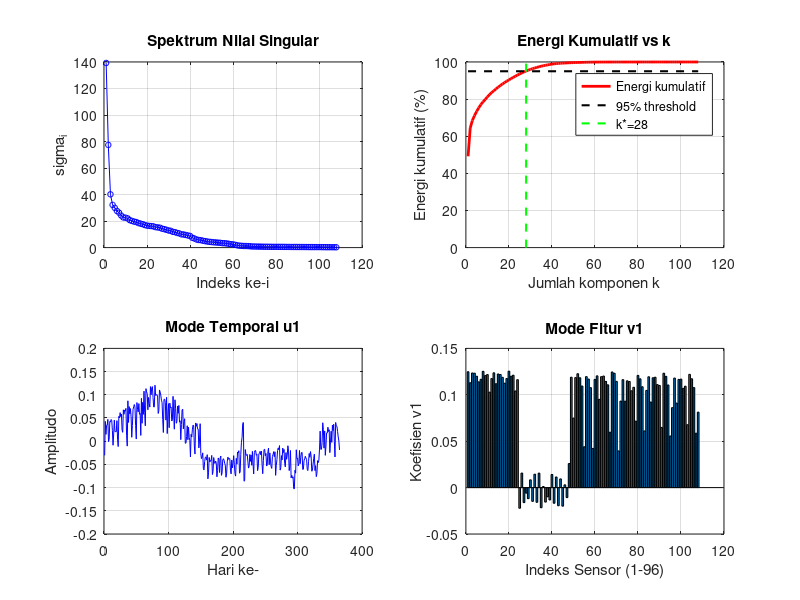
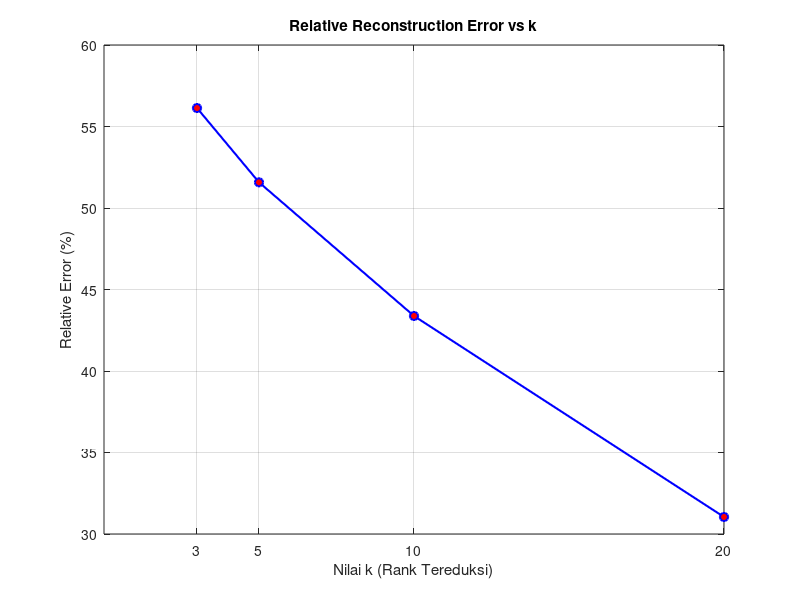
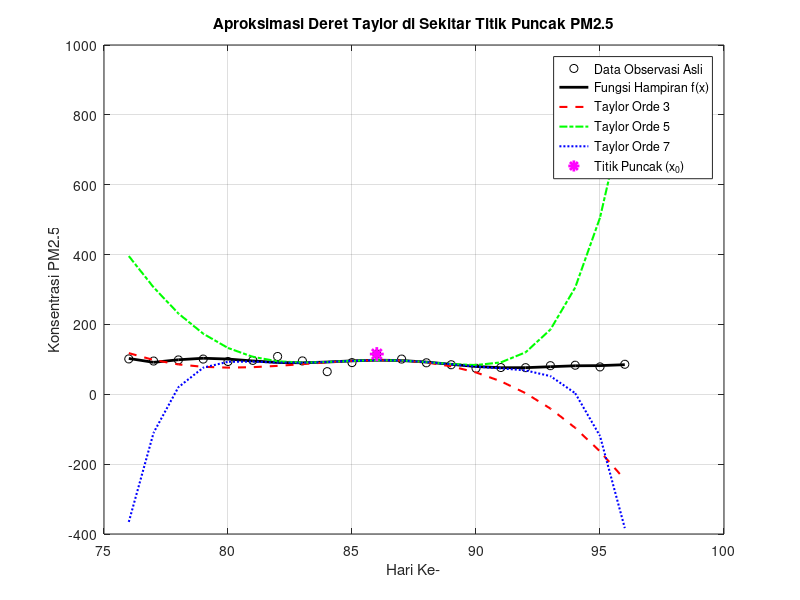
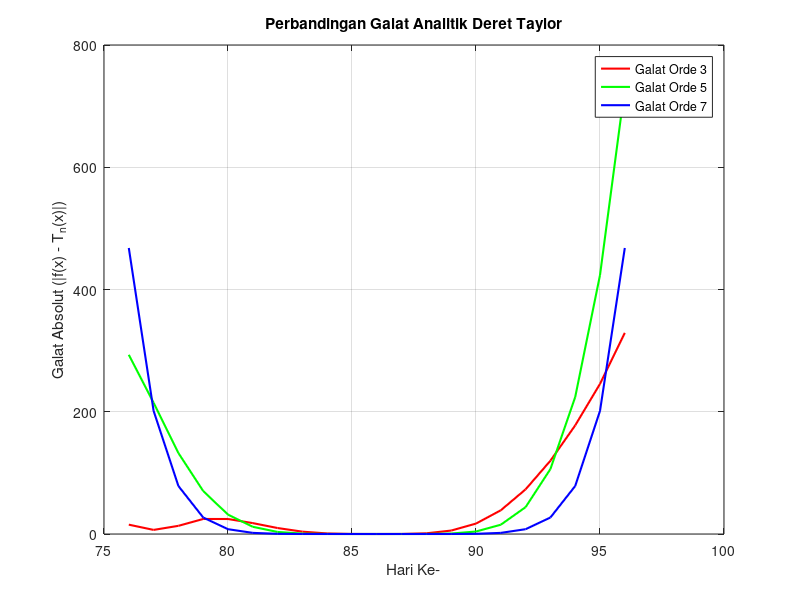

Here is the MATLAB script that generated these plots, in order: (Note: this script raises an error after producing the figures.)
clear; clc;

% Membaca dataset dari file CSV
data = dlmread('DataSet_KualitasUdara_K1.csv', ',', 1, 0);
% Mengekstrak  data (kolom 2 sampai 97)
A = data(:, 2:end);

%% BAGIAN 1
% Menampilkan ukuran matriks diawal untuk memverifikasi 
fprintf('BAGIAN 1: Matriks A dan Normalisasi Z-Score\n');
fprintf('Ukuran matriks A: %d baris x %d kolom\n', size(A, 1), size(A, 2));
[m, n] = size(A); % m = 365 (baris), n = 96 (kolom)

mean_j = (ones(1,m) * A) / m; % menghitung mean dari setiap kolom menggunakan operasi
                              % matriks dengan menjumlahkan semua baris tiap kolom, lalu dibagi m
simpangan = A - ones(m,1) * mean_j; % Menghtung simpangan agar rata-rata tiap kolom = 0
varians = (ones(1,m) * (simpangan .^ 2)) / m; % Menghitung varians setiap kolom
stddv = sqrt(varians); % Menghitung standar deviasi
% Mulai menghitung z_Score
Z = simpangan ./ (ones(m,1) * stddv);
fprintf('Ukuran matriks Z (setelah normalisasi): %d baris x %d kolom\n', size(Z,1), size(Z,2));
% verifikasi hasil normalisasi
mean_Z    = (ones(1,m) * Z) / m;
varians_Z   = (ones(1,m) * ((Z - ones(m,1)*mean_Z) .^ 2)) / m;
stddv_Z = sqrt(varians_Z);

fprintf('Verifikasi Normalisasi Z-Score:\n');
fprintf('Max nilai absolut mean Z : %.2e\n', max(abs(mean_Z)));
fprintf('Max selisih std Z dari 1 : %.2e\n', max(abs(stddv_Z - 1)));
fprintf('Min nilai Z : %.4f\n', min(Z(:)));
fprintf('Max nilai Z : %.4f\n', max(Z(:)));

%% Bagian 2 
% Melakukan SVD penuh pada matriks Z = U * S * V'
fprintf('BAGIAN 2: SVD Penuh dan Analisis Spektrum\n');

% Menghasilkan U(365x96), S(96x96), V(96x96)
[U, S, V] = svd(Z, 'econ');

% Menampilkan ukuran ketiga matriks hasil SVD untuk verifikasi
fprintf('Ukuran U  : %d x %d\n', size(U,1), size(U,2)); % vektor singular kiri
fprintf('Ukuran S  : %d x %d\n', size(S,1), size(S,2)); % nilai singular
fprintf('Ukuran V  : %d x %d\n', size(V,1), size(V,2)); % vektor singular kanan

% Verifikasi rekonstruksi Z = U * S * V'
Z_rekon = U * S * V';
err_rekon = norm(Z - Z_rekon, 'fro');
fprintf('Verifikasi rekonstruksi Z = U*S*V :\n');
fprintf('norm(Z - U*S*V) = %.2e\n', err_rekon);

% Verifikasi sifat ortogonal U dan V
err_U = max(max(abs(U'*U - eye(size(U,2)))));
err_V = max(max(abs(V'*V - eye(size(V,2)))));
fprintf('Cek U x U = I : max error = %.2e\n', err_U);
fprintf('Cek V x V = I : max error = %.2e\n', err_V);

% Mengambil nilai singular dari diagonal matriks S
sv = diag(S);

% Menghitung energi tiap komponen
energi = sv .^ 2;
total_energi = (ones(1, length(sv)) * energi);
energi_prop = energi / total_energi; % proporsi energi tiap komponen
energi_kum = cumsum(energi_prop); % energi kumulatif

% Menampilkan 10 nilai singular terbesar
fprintf('10 Nilai Singular Terbesar:\n');
fprintf('  i  |  sigma_i  |  Energi(%%)  |  Kumulatif(%%)\n');
fprintf('-----|-----------|------------|-------------\n');
for i = 1:10
    fprintf('  %2d | %9.4f | %10.4f | %11.4f\n', ...
        i, sv(i), energi_prop(i)*100, energi_kum(i)*100);
end

% Dekomposisi rank-1: Z = sigma1*u1*v1' + sigma2*u2*v2' + ...
fprintf('Dekomposisi Rank-1 (20 komponen pertama):\n');
fprintf('  i  |  sigma_i  |  Error sisa\n');
fprintf('-----|-----------|------------\n');

Z_approx = zeros(m, n); % matriks akumulasi komponen rank-1
for i = 1:20
    % Menambahkan komponen rank-1 ke-i
    komponen_i = S(i,i) * U(:,i) * V(:,i)';
    Z_approx = Z_approx + komponen_i;
    sisa = norm(Z - Z_approx, 'fro'); % error sisa setelah i komponen
    fprintf('  %2d | %9.4f | %11.4f\n', i, sv(i), sisa);
end

% Menentukan rank efektif k* berdasarkan energi kumulatif >= 95%
% k* = jumlah komponen minimum yang merangkum 95% variansi data
fprintf('Rank efektif untuk berbagai threshold energi:\n');
for thr = [0.90, 0.95, 0.99]
    k_thr = find(energi_kum >= thr, 1, 'first');
    fprintf('k untuk %.0f%% energi: %d (dari %d total)\n', thr*100, k_thr, n);
end

% Menetapkan rank efektif utama = 95%
k_efektif = find(energi_kum >= 0.95, 1, 'first');
fprintf('Rank efektif k* = %d\n', k_efektif);
fprintf('Energi kumulatif pada k=%d : %.4f%%\n', k_efektif, energi_kum(k_efektif)*100);

% Rekonstruksi rank-k untuk beberapa nilai k
k_list = unique([3, 5, 10, 20, k_efektif]);
fprintf('Rekonstruksi Rank-k:\n');
fprintf('  k  |  Energi Kum(%%)  |  Rel. Error(%%)\n');
fprintf('-----|----------------|---------------\n');
for idx = 1:length(k_list)
    k = k_list(idx);
    % Merekonstruksi Z dengan k komponen pertama
    Z_k = U(:,1:k) * S(1:k,1:k) * V(:,1:k)';
    % Menghitung relative error hasil rekonstruksi
    rel_err = norm(Z - Z_k, 'fro') / norm(Z, 'fro');
    fprintf('  %2d  | %14.4f | %13.4f\n', k, energi_kum(k)*100, rel_err*100);
end

% Menampilkan interpretasi nilai singular
fprintf('Interpretasi Nilai Singular:\n');
fprintf('sigma_1 = %.4f (%.2f%%) -> pola polusi dominan\n', sv(1), energi_prop(1)*100);
fprintf('sigma_2 = %.4f (%.2f%%) -> pola sekunder\n', sv(2), energi_prop(2)*100);
fprintf('sigma_%d = %.4f (%.2f%%) -> mulai merepresentasikan noise\n', ...
    k_efektif+1, sv(k_efektif+1), energi_prop(k_efektif+1)*100);

% Visualisasi spektrum nilai singular dan energi kumulatif
figure;

% Plot spektrum nilai singular
subplot(2, 2, 1);
plot(1:n, sv, 'b-o', 'MarkerSize', 4);
xlabel('Indeks ke-i');
ylabel('sigma_i');
title('Spektrum Nilai Singular');
grid on;

% Plot energi kumulatif dengan garis threshold 95%
subplot(2, 2, 2);
plot(1:n, energi_kum*100, 'r-', 'LineWidth', 2);
hold on;
plot([1 n], [95 95], 'k--', 'LineWidth', 1.5);
plot([k_efektif k_efektif], [0 100], 'g--', 'LineWidth', 1.5);
xlabel('Jumlah komponen k');
ylabel('Energi kumulatif (%)');
title('Energi Kumulatif vs k');
legend('Energi kumulatif', '95% threshold', sprintf('k*=%d', k_efektif));
grid on;

% Plot mode temporal u1 (pola polusi dominan sepanjang 365 hari)
subplot(2, 2, 3);
plot(1:365, U(:,1), 'b-');
xlabel('Hari ke-');
ylabel('Amplitudo');
title('Mode Temporal u1');
grid on;

% Plot mode fitur v1 
subplot(2, 2, 4);
bar(1:n, V(:,1));
xlabel('Indeks Sensor (1-96)');
ylabel('Koefisien v1');
title('Mode Fitur v1');
grid on;

%% Bagian 3 
% Rekonstruksi Matriks dengan Rank Tereduksi
fprintf('\nBAGIAN 3: Rekonstruksi Matriks (k = 3, 5, 10, 20)\n');

% Daftar nilai k yang akan dievaluasi
k_values = [3, 5, 10, 20];
errors = zeros(length(k_values), 1);

% Rumus: Akar dari jumlah kuadrat seluruh elemen matriks
kuadrat_Z = Z .^ 2;
jumlah_kuadrat_Z = sum(sum(kuadrat_Z)); % menjumlahkan semua elemen baris dan kolom
norm_Z_manual = sqrt(jumlah_kuadrat_Z);

for i = 1:length(k_values)
    k_val = k_values(i);

    % Mengambil k kolom/baris pertama dari U, S, dan V
    Uk = U(:, 1:k_val);
    Sk = S(1:k_val, 1:k_val);
    Vk = V(:, 1:k_val);

    % Rekonstruksi matriks tereduksi (Z_k)
    Zk = Uk * Sk * Vk';
    
    % 2. Menghitung relative reconstruction error 
    % Menghitung matriks selisih (Z - Zk)
    matriks_selisih = Z - Zk;

    % Menghitung Frobenius norm dari matriks selisih
    kuadrat_selisih = matriks_selisih .^ 2;
    jumlah_kuadrat_selisih = sum(sum(kuadrat_selisih));
    norm_selisih_manual = sqrt(jumlah_kuadrat_selisih);

    % Menghitung error relatif: ||Z - Z_k||_F / ||Z||_F
    rel_error = norm_selisih_manual / norm_Z_manual;
    errors(i) = rel_error;

    fprintf('Relative reconstruction error untuk k = %2d: %.4f (%.2f%%)\n', k_val, rel_error, rel_error * 100);
end

% Visualisasi Error Rekonstruksi 
figure('Name', 'Reconstruction Error', 'NumberTitle', 'off');
plot(k_values, errors * 100, 'b-o', 'LineWidth', 1.5, 'MarkerSize', 6, 'MarkerFaceColor', 'r');
title('Relative Reconstruction Error vs k');
xlabel('Nilai k (Rank Tereduksi)');
ylabel('Relative Error (%)');
xticks(k_values);
grid on;

%% Bagian 4
% Mengambil data waktu dan polutan di satu titik (titik ke-1 misal)
x_data = data(:, 1);       % Hari ke-
y_data = data(:, 2);       % PM2.5 di titik 1

% Mencari titik puncak polusi (maksimum)
[max_val, max_idx] = max(y_data);
x0 = x_data(max_idx);      % Hari saat puncak terjadi

fprintf('Titik puncak polusi terjadi pada hari ke-%d dengan PM2.5 = %.2f\n', x0, max_val);

% Membuat window (jendela data) di sekitar titik puncak
% Mengambil contoh 10 hari sebelum dan 10 hari sesudah puncak
win_size = 10;
idx_start = max(1, max_idx - win_size);
idx_end = min(length(x_data), max_idx + win_size);

x_win = x_data(idx_start:idx_end);
y_win = y_data(idx_start:idx_end);

% Membuat Fungsi Kontinu f(x) menggunakan Polinomial
% Kita fit dengan polinomial orde 8 agar kurvanya mulus dan bisa diturunkan sampai orde 7
p = polyfit(x_win, y_win, 8); 

% Menghitung Turunan Analitik dari Polinomial p(x)
p1 = polyder(p);   % Turunan ke-1
p2 = polyder(p1);  % Turunan ke-2
p3 = polyder(p2);  % Turunan ke-3
p4 = polyder(p3);  % Turunan ke-4
p5 = polyder(p4);  % Turunan ke-5
p6 = polyder(p5);  % Turunan ke-6
p7 = polyder(p6);  % Turunan ke-7

% Mengevaluasi nilai turunan tepat di titik puncak (x0)
d0 = polyval(p, x0);
d1 = polyval(p1, x0);
d2 = polyval(p2, x0);
d3 = polyval(p3, x0);
d4 = polyval(p4, x0);
d5 = polyval(p5, x0);
d6 = polyval(p6, x0);
d7 = polyval(p7, x0);

% Membangun Deret Taylor Orde 3, 5, dan 7
dx = x_win - x0; % (x - x0)

% Taylor Orde 3
T3 = d0 + d1.*dx + (d2/factorial(2)).*dx.^2 + (d3/factorial(3)).*dx.^3;

% Taylor Orde 5 (Melanjutkan dari Taylor 3)
T5 = T3 + (d4/factorial(4)).*dx.^4 + (d5/factorial(5)).*dx.^5;

% Taylor Orde 7 (Melanjutkan dari Taylor 5)
T7 = T5 + (d6/factorial(6)).*dx.^6 + (d7/factorial(7)).*dx.^7;

% 8. Menghitung Galat Aproksimasi Analitik (Absolute Error)
% Galat dihitung terhadap fungsi kontinu f(x) yang kita buat
f_true = polyval(p, x_win);
err3 = abs(f_true - T3);
err5 = abs(f_true - T5);
err7 = abs(f_true - T7);

% Visualisasi nihh

% Grafik pertamaa: Perbandingan Fungsi dan Deret Taylor
figure;
plot(x_win, y_win, 'ko', 'DisplayName', 'Data Observasi Asli'); hold on;
plot(x_win, f_true, 'k-', 'LineWidth', 2, 'DisplayName', 'Fungsi Hampiran f(x)');
plot(x_win, T3, 'r--', 'LineWidth', 1.5, 'DisplayName', 'Taylor Orde 3');
plot(x_win, T5, 'g-.', 'LineWidth', 1.5, 'DisplayName', 'Taylor Orde 5');
plot(x_win, T7, 'b:', 'LineWidth', 1.5, 'DisplayName', 'Taylor Orde 7');

% Menandai titik puncaknyaa
plot(x0, max_val, 'm*', 'MarkerSize', 10, 'LineWidth', 2, 'DisplayName', 'Titik Puncak (x_0)');

legend('Location', 'best');
title('Aproksimasi Deret Taylor di Sekitar Titik Puncak PM2.5');
xlabel('Hari Ke-'); 
ylabel('Konsentrasi PM2.5');
grid on;

% Grafik keduaaa: Perbandingan Galat
figure;
plot(x_win, err3, 'r-', 'LineWidth', 1.5, 'DisplayName', 'Galat Orde 3'); hold on;
plot(x_win, err5, 'g-', 'LineWidth', 1.5, 'DisplayName', 'Galat Orde 5');
plot(x_win, err7, 'b-', 'LineWidth', 1.5, 'DisplayName', 'Galat Orde 7');

legend('Location', 'best');
title('Perbandingan Galat Analitik Deret Taylor');
xlabel('Hari Ke-'); 
ylabel('Galat Absolut (|f(x) - T_n(x)|)');
grid on;

%% Bagian 5
fprintf('BAGIAN 5: Perhitungan Paparan Polutan Menggunakan Integral\n');
%Turunan parsial fungsi konsentrasi polutan
PM25 = A(:, 1); % PM2.5 titik pemantauan 1
n_hari = length(PM25); % 365
%Suhu dalam Celsius: 25-35 derajat
T = 28 + 5 * sin(2*pi*(1:n_hari)/365)';
%Kelembaban dalam persen: 60-90%
H = 75 + 15 * cos(2*pi*(1:n_hari)/365)';
%Kecepatan Angin dalam m/s: 1-5 m/s
W = 3 + 2 * sin(2*pi*(1:n_hari)/180)';

%Rumus: C(T, H, W) = a0 + a1*T + a2*H + a3*W + a4*T*H + a5*H*W
fprintf('\nMenghitung koefisien regresi...\n');

%Susun matriks fitur X
X = [ones(n_hari,1), T, H, W, T.*H, H.*W];

%Hitung koefisien dengan metode Least Squares: a = (X'X)^-1 * X' * C
a = (X' * X) \ (X' * PM25);

fprintf('Koefisien model berhasil dihitung.\n');
fprintf('  a0 (konstanta) = %.4f\n', a(1));
fprintf('  a1 (suhu T)    = %.4f\n', a(2));
fprintf('  a2 (kelembaban H) = %.4f\n', a(3));
fprintf('  a3 (angin W)   = %.4f\n', a(4));
fprintf('  a4 (T*H)       = %.4f\n', a(5));
fprintf('  a5 (H*W)       = %.4f\n', a(6));

fprintf('\n Turunan parsial analitik \n'); 

%Hitung nilai rata-rata T, H, W
T_mean = mean(T);
H_mean = mean(H);
W_mean = mean(W);

dC_dT = a(2) + a(5) * H_mean;
dC_dH = a(3) + a(5) * T_mean + a(6) * W_mean;
dC_dW = a(4) + a(6) * H_mean;

fprintf('Dihitung pada titik rata-rata: T=%.2f, H=%.2f, W=%.2f\n', T_mean, H_mean, W_mean);
fprintf('\ndC/dT (terhadap suhu)        = %.4f ug/m3 per degC\n', dC_dT);
fprintf('dC/dH (terhadap kelembaban)  = %.4f ug/m3 per persen\n', dC_dH);
fprintf('dC/dW (terhadap angin)       = %.4f ug/m3 per m/s\n', dC_dW);

%Rumus beda hingga: df/dx ≈ [f(x+h) - f(x-h)] / (2h)

fprintf('\n Verifikasi turunan numerik\n');

h = 0.01; % langkah kecil

% Fungsi anonim model C
C_model = @(t, hh, w) a(1) + a(2)*t + a(3)*hh + a(4)*w + a(5)*t.*hh + a(6)*hh.*w;

%Turunan numerik di titik rata-rata
dC_dT_num = (C_model(T_mean+h, H_mean, W_mean) - C_model(T_mean-h, H_mean, W_mean)) / (2*h);
dC_dH_num = (C_model(T_mean, H_mean+h, W_mean) - C_model(T_mean, H_mean-h, W_mean)) / (2*h);
dC_dW_num = (C_model(T_mean, H_mean, W_mean+h) - C_model(T_mean, H_mean, W_mean-h)) / (2*h);

fprintf('dC/dT numerik = %.4f  (analitik = %.4f)\n', dC_dT_num, dC_dT);
fprintf('dC/dH numerik = %.4f  (analitik = %.4f)\n', dC_dH_num, dC_dH);
fprintf('dC/dW numerik = %.4f  (analitik = %.4f)\n', dC_dW_num, dC_dW);

%Hitung turunan parsial harian untuk semua data
dC_dT_harian = a(2) + a(5) .* H;
dC_dH_harian = a(3) + a(5) .* T + a(6) .* W;
dC_dW_harian = a(4) + a(6) .* H;

%visualisasi 
figure('Name', 'Bagian 5 - Turunan Parsial', 'Position', [100, 100, 1200, 800]);

%Plot 1: Data PM2.5 asli
subplot(2, 3, 1);
plot(1:n_hari, PM25, 'b-', 'LineWidth', 1.2);
xlabel('Hari ke-'); ylabel('PM2.5 (ug/m3)');
title('Data PM2.5 Asli (Titik 1)');
grid on;

%Plot 2: dC/dT harian
subplot(2, 3, 2);
plot(1:n_hari, dC_dT_harian, 'r-', 'LineWidth', 1.2);
xlabel('Hari ke-'); ylabel('dC/dT');
title('Turunan Parsial terhadap Suhu (T)');
grid on;
yline(0, 'k--', 'nol');

%Plot 3: dC/dH harian
subplot(2, 3, 3);
plot(1:n_hari, dC_dH_harian, 'g-', 'LineWidth', 1.2);
xlabel('Hari ke-'); ylabel('dC/dH');
title('Turunan Parsial terhadap Kelembaban (H)');
grid on;
yline(0, 'k--', 'nol');

%Plot 4: dC/dW harian
subplot(2, 3, 4);
plot(1:n_hari, dC_dW_harian, 'm-', 'LineWidth', 1.2);
xlabel('Hari ke-'); ylabel('dC/dW');
title('Turunan Parsial terhadap Kecepatan Angin (W)');
grid on;
yline(0, 'k--', 'nol');

%Plot 5: Membandingkan turunan
subplot(2, 3, 5);
bar([dC_dT, dC_dH, dC_dW]);
set(gca, 'XTickLabel', {'dC/dT', 'dC/dH', 'dC/dW'});
ylabel('Nilai Turunan di Titik Rata-rata');
title('Perbandingan Turunan Parsial');
grid on;

%Plot 6: PM2.5 vs Suhu untuk scatter plyt
subplot(2, 3, 6);
scatter(T, PM25, 10, 'b', 'filled', 'MarkerFaceAlpha', 0.3);
xlabel('Suhu (degC)'); ylabel('PM2.5 (ug/m3)');
title('Hubungan PM2.5 vs Suhu');
grid on;

sgtitle('Bagian 5: Analisis Turunan Parsial Konsentrasi Polutan PM2.5');

fprintf('\n=== INTERPRETASI FISIK ===\n');

if dC_dT < 0
    fprintf('dC/dT < 0 : Ketika suhu naik 1 degC, konsentrasi PM2.5 TURUN %.4f ug/m3\n', abs(dC_dT));
    fprintf('  -> Suhu tinggi menyebabkan konveksi udara, polutan terbawa ke atas (menyebar)\n');
else
    fprintf('dC/dT > 0 : Ketika suhu naik 1 degC, konsentrasi PM2.5 NAIK %.4f ug/m3\n', dC_dT);
    fprintf('  -> Suhu tinggi meningkatkan reaksi kimia pembentukan polutan sekunder\n');
end

if dC_dH > 0
    fprintf('\ndC/dH > 0 : Ketika kelembaban naik 1%%, konsentrasi PM2.5 NAIK %.4f ug/m3\n', dC_dH);
    fprintf('  -> Kelembaban tinggi menyebabkan partikel PM2.5 menggumpal (hygroscopic growth)\n');
else
    fprintf('\ndC/dH < 0 : Ketika kelembaban naik 1%%, konsentrasi PM2.5 TURUN %.4f ug/m3\n', abs(dC_dH));
    fprintf('  -> Kelembaban tinggi menyebabkan partikel mengendap (wet deposition)\n');
end

if dC_dW < 0
    fprintf('\ndC/dW < 0 : Ketika angin naik 1 m/s, konsentrasi PM2.5 TURUN %.4f ug/m3\n', abs(dC_dW));
    fprintf('  -> Angin kencang mengencerkan dan menyebarkan polutan ke area lebih luas\n');
else
    fprintf('\ndC/dW > 0 : Ketika angin naik 1 m/s, konsentrasi PM2.5 NAIK %.4f ug/m3\n', dC_dW);
    fprintf('  -> Angin membawa polutan dari daerah lain ke titik pemantauan\n');
end

%% Bagian 6
% Analisis Paparan Polutan Menggunakan Integral
data_asli = A;
profil_harian = mean(data_asli, 1); % Menghitung nilai mean tiap kolom sensor sepanjang tahun

% Membentuk domain kontinu waktu (t) dari jam 0 hingga jam 24.
t_data = linspace(0, 24, length(profil_harian));

% Menentukan batas-batas integrasi batas bawah (a) dan batas atas (b)
t_pagi_mulai = 6; t_pagi_selesai = 14; % Jendela waktu Pagi - Siang (8 jam)
t_malam_mulai = 14; t_malam_selesai = 22; % Jendela waktu Siang - Malam (8 jam)

% Digunakan polinomial derajat 7 (orde 7) untuk memodelkan fluktuasi polutan udara secara smooth
orde_poly = 7;
p_integral = polyfit(t_data, profil_harian, orde_poly);

% Proses Integrasi Simbolik 
p_integrasi = [p_integral ./ (orde_poly+1:-1:1), 0];

% Menghitung akumulasi eksak untuk Periode 1 (Pagi - Siang: 06.00 s.d 14.00)
analitik_pagi = polyval(p_integrasi, t_pagi_selesai) - polyval(p_integrasi, t_pagi_mulai);

% Menghitung akumulasi eksak untuk Periode 2 (Siang - Malam: 14.00 s.d 22.00)
analitik_malam = polyval(p_integrasi, t_malam_selesai) - polyval(p_integrasi, t_malam_mulai);

% Menggunakan pemetaan kondisi logis untuk mencari indeks baris di dalam matriks
idx_6 = find(t_data >= t_pagi_mulai, 1, 'first');
idx_14 = find(t_data >= t_pagi_selesai, 1, 'first');
idx_22 = find(t_data >= t_malam_selesai, 1, 'first');

% A. Perhitungan Aturan Trapesium untuk Jendela Pagi-Siang
t_pagi = t_data(idx_6:idx_14);       % Mengiris partisi waktu internal pagi
y_pagi = profil_harian(idx_6:idx_14);% Mengiris nilai polutan koordinat Y
N_pagi = length(t_pagi) - 1;         % Jumlah sub-interval partisi trapesium
h_pagi = (t_pagi(end) - t_pagi(1)) / N_pagi; % Menghitung lebar langkah (step size h)
% Implementasi Aturan Trapesium Komposisi: I = (h/2) * [y0 + 2*sum(y_i) + yN]
numerik_pagi = (h_pagi / 2) * (y_pagi(1) + 2*sum(y_pagi(2:end-1)) + y_pagi(end));

% B. Perhitungan Aturan Trapesium untuk Jendela Siang-Malam
t_malam = t_data(idx_14:idx_22);       % Mengiris partisi waktu internal malam
y_malam = profil_harian(idx_14:idx_22);% Mengiris nilai polutan koordinat Y
N_malam = length(t_malam) - 1;         % Jumlah sub-interval partisi trapesium
h_malam = (t_malam(end) - t_malam(1)) / N_malam; % Menghitung lebar langkah (step size h)
% Implementasi Aturan Trapesium Komposisi
numerik_malam = (h_malam / 2) * (y_malam(1) + 2*sum(y_malam(2:end-1)) + y_malam(end));

% Menghitung Galat Absolut: Nilai Mutlak dari |Solusi Analitik - Solusi Numerik|
err_abs_pagi = abs(analitik_pagi - numerik_pagi);
% Menghitung Galat Relatif dalam bentuk presentase terhadap Solusi Analitik Eksak
err_rel_pagi = (err_abs_pagi / analitik_pagi) * 100;
% Mengulangi perhitungan galat absolut dan relatif untuk sesi Siang-Malam
err_abs_malam = abs(analitik_malam - numerik_malam);
err_rel_malam = (err_abs_malam / analitik_malam) * 100;

% Proses pencetakan data numerik akhir secara terstruktur 
fprintf('\nHASIL INTEGRAL PAPARAN POLUTAN:\n');
fprintf('----------------------------------------------------------------\n');
fprintf('Periode Pagi-Siang (06.00 - 14.00):\n');
fprintf('   - Solusi Analitik (Poly-7)  : %.4f\n', analitik_pagi);
fprintf('   - Solusi Numerik (Trapezoid): %.4f\n', numerik_pagi);
fprintf('   - Galat Absolut             : %.4e\n', err_abs_pagi);
fprintf('   - Galat Relatif             : %.4f%%\n', err_rel_pagi);
fprintf('-----------------------------------------------------------------\n');
fprintf('Periode Siang-Malam (14.00 - 22.00):\n');
fprintf('   - Solusi Analitik (Poly-7)  : %.4f\n', analitik_malam);
fprintf('   - Solusi Numerik (Trapezoid): %.4f\n', numerik_malam);
fprintf('   - Galat Absolut             : %.4e\n', err_abs_malam);
fprintf('   - Galat Relatif             : %.4f%%\n', err_rel_malam);
fprintf('-----------------------------------------------------------------\n');

% visualisasi grafik
figure('Name', 'Analisis Integral Paparan Polutan', 'NumberTitle', 'off');

% Menggambar kurva kontinu beresolusi tinggi (500 titik) menggunakan koefisien polinomial
t_mulus = linspace(0, 24, 500);
y_mulus = polyval(p_integral, t_mulus);

% Plotting data asli diskret beserta kurva matematikanya
plot(t_data, profil_harian, 'k.', 'MarkerSize', 8, 'DisplayName', 'Data Rata-rata Polutan'); hold on;
plot(t_mulus, y_mulus, 'k-', 'LineWidth', 1.5, 'DisplayName', 'Kurva Pendekatan f(t)');

% Representasi Geometris Integral Sesi Pagi-Siang: Mewarnai area di bawah kurva dengan warna Hijau (g)
t_fill_pagi = linspace(t_pagi_mulai, t_pagi_selesai, 100);
y_fill_pagi = polyval(p_integral, t_fill_pagi);
fill([t_fill_pagi, fliplr(t_fill_pagi)], [y_fill_pagi, zeros(1,100)], 'g', ...
    'FaceAlpha', 0.3, 'DisplayName', sprintf('Pagi-Siang (Num: %.2f)', numerik_pagi));

% Representasi Geometris Integral Sesi Siang-Malam: Mewarnai area di bawah kurva dengan warna Merah (r)
t_fill_malam = linspace(t_malam_mulai, t_malam_selesai, 100);
y_fill_malam = polyval(p_integral, t_fill_malam);
fill([t_fill_malam, fliplr(t_fill_malam)], [y_fill_malam, zeros(1,100)], 'r', ...
    'FaceAlpha', 0.3, 'DisplayName', sprintf('Siang-Malam (Num: %.2f)', numerik_malam));

% Konfigurasi pelabelan aksis dan plot grafik ilmiah
title('Perbandingan Total Paparan Polutan berdasarkan Interval Waktu');
xlabel('Jam (Waktu) dalam 24 Jam');
ylabel('Konsentrasi Polutan');
xlim([0 24]);
xticks(0:2:24); % Membuat penanda waktu berjarak kelipatan 2 jam
grid on;
legend('Location', 'best');

%% Bagian 7
% Analisis Akhir Hasil Pemodelan Kualitas Udara

fprintf('\nBAGIAN 7: Analisis Akhir dan Kesimpulan\n');

% Mengumpulkan beberapa indikator utama dari hasil sebelumnya
energi_95 = energi_kum(k_efektif) * 100;

mean_err_taylor3 = mean(err3);
mean_err_taylor5 = mean(err5);
mean_err_taylor7 = mean(err7);

fprintf('\nRINGKASAN HASIL:\n');
fprintf('------------------------------------------------------\n');
fprintf('Rank efektif SVD (95%% energi)      : %d\n', k_efektif);
fprintf('Energi kumulatif                   : %.2f%%\n', energi_95);
fprintf('------------------------------------------------------\n');
fprintf('Galat rata-rata Taylor orde 3      : %.6f\n', mean_err_taylor3);
fprintf('Galat rata-rata Taylor orde 5      : %.6f\n', mean_err_taylor5);
fprintf('Galat rata-rata Taylor orde 7      : %.6f\n', mean_err_taylor7);
fprintf('------------------------------------------------------\n');
fprintf('Paparan pagi-siang                 : %.4f\n', numerik_pagi);
fprintf('Paparan siang-malam                : %.4f\n', numerik_malam);
fprintf('------------------------------------------------------\n');

% Membandingkan galat Taylor
figure('Name','Bagian 7 - Ringkasan Analisis','NumberTitle','off');

subplot(2,2,1);
bar([mean_err_taylor3 mean_err_taylor5 mean_err_taylor7]);
set(gca,'XTickLabel',{'Orde 3','Orde 5','Orde 7'});
ylabel('Galat Rata-rata');
title('Perbandingan Galat Taylor');
grid on;

% Membandingkan error rekonstruksi SVD
subplot(2,2,2);
plot(k_values, errors*100,'o-','LineWidth',1.5);
xlabel('Nilai k');
ylabel('Relative Error (%)');
title('Error Rekonstruksi SVD');
grid on;

% Perbandingan paparan polutan
subplot(2,2,3);
bar([numerik_pagi numerik_malam]);
set(gca,'XTickLabel',{'06-14','14-22'});
ylabel('Total Paparan');
title('Perbandingan Paparan Polutan');
grid on;

% Energi kumulatif SVD
subplot(2,2,4);
plot(energi_kum*100,'LineWidth',1.5);
hold on;
plot([1 length(energi_kum)],[95 95],'r--');
xlabel('Komponen');
ylabel('Energi Kumulatif (%)');
title('Energi Kumulatif SVD');
grid on;

fprintf('\nKESIMPULAN SEMENTARA:\n');

if mean_err_taylor7 < mean_err_taylor5 && mean_err_taylor5 < mean_err_taylor3
    fprintf('- Orde Taylor yang lebih tinggi menghasilkan galat yang lebih kecil.\n');
end

fprintf('- Semakin besar nilai k, error rekonstruksi SVD semakin kecil.\n');
fprintf('- Sebagian besar informasi data telah direpresentasikan oleh %d komponen utama.\n', k_efektif);

if numerik_pagi > numerik_malam
    fprintf('- Paparan polutan lebih besar pada periode pagi-siang.\n');
else
    fprintf('- Paparan polutan lebih besar pada periode siang-malam.\n');
end
